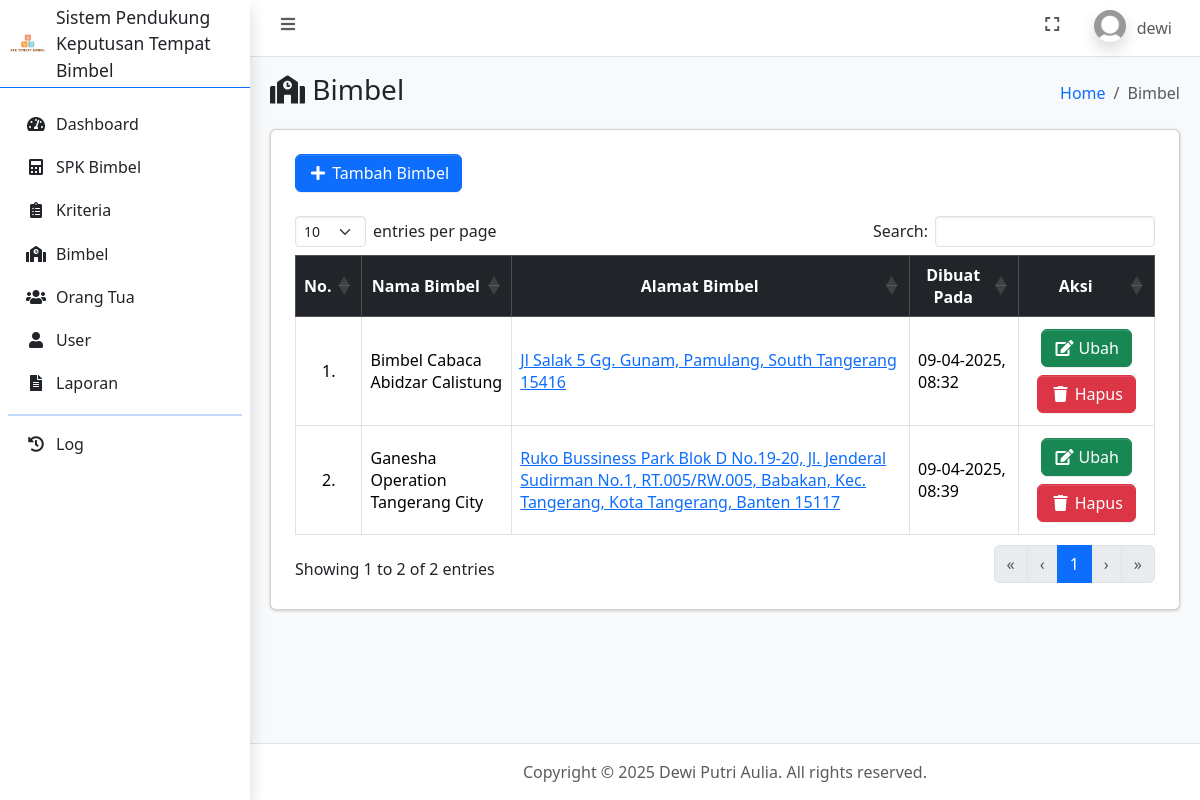
The page /bimbel.php (signed in) on the database as committed earlier.
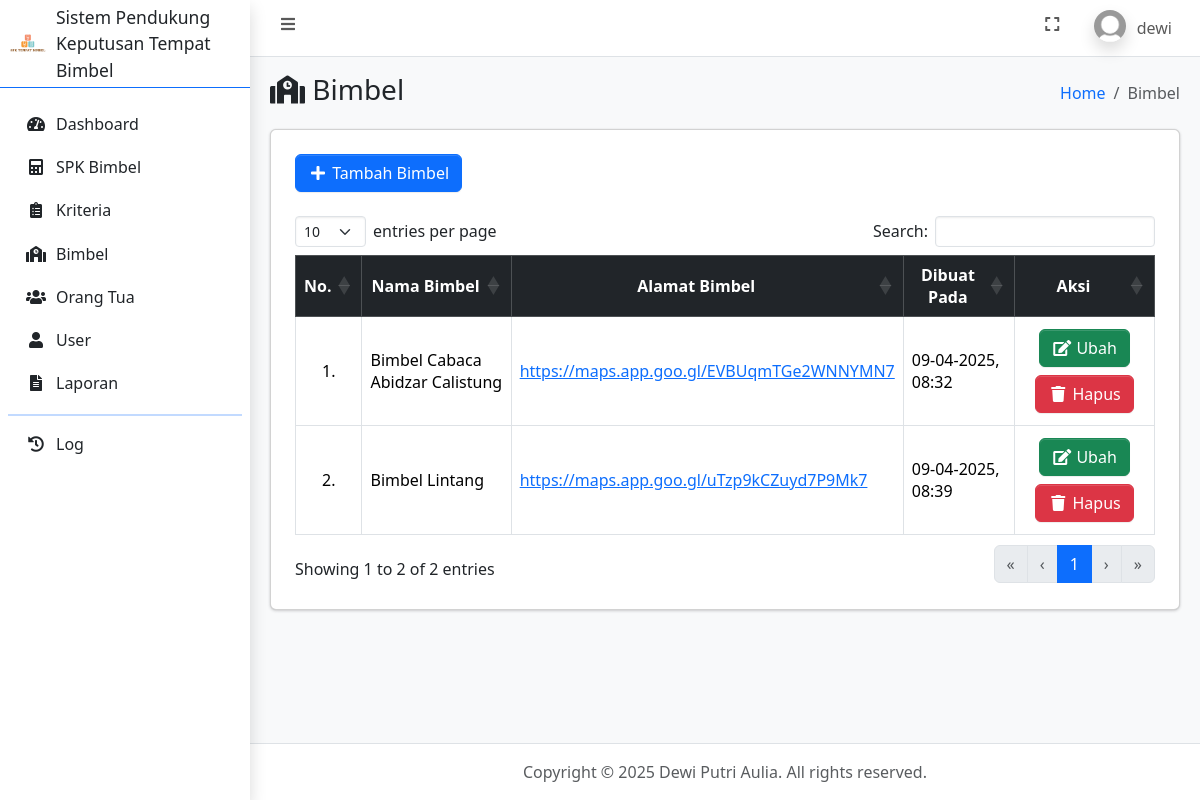
The same page on the database as committed later.
### tables this page shows
CREATE TABLE `bimbel` (
  `id_bimbel` int(11) NOT NULL,
  `nama_bimbel` varchar(100) NOT NULL,
  `alamat_bimbel` text NOT NULL,
  `dibuat_pada` timestamp NOT NULL DEFAULT current_timestamp()
);

### connection.php (called while the page is built, shortened)
<?php
	$host = 'localhost';
	$user = 'root';
	$pass = '';
	$database = 'spk_bimbel_topsis';
	$conn = mysqli_connect($host, $user, $pass, $database);
    if (isset($_SESSION['id_user'])) {
    	$id_user = $_SESSION['id_user'];
		$dataUser = mysqli_fetch_assoc(mysqli_query($conn, "SELECT * FROM user WHERE id_user = $id_user"));
	}
?>

### bimbel.php (the view, shortened to what this page needs)
<?php
    require_once 'connection.php';
    $bimbel = mysqli_query($conn, "SELECT * FROM bimbel ORDER BY nama_bimbel ASC");
?>
<!DOCTYPE html>
<html lang="en">
<head>
    <?php include_once 'include/head.php'; ?>
</head>
<body class="layout-fixed sidebar-expand-lg bg-body-tertiary">
    <div class="app-wrapper">
        <?php include_once 'include/navbar.php'; ?>
        <?php include_once 'include/sidebar.php'; ?>
        <main class="app-main">
            <div class="app-content-header">
                <div class="container-fluid">
                    <div class="row">
                        <div class="col-sm-6">
                            <h3 class="mb-0"><i class="nav-icon fas fa-fw fa-school"></i> Bimbel</h3>
                        </div>
                        <div class="col-sm-6">
                            <ol class="breadcrumb float-sm-end">
                                <li class="breadcrumb-item"><a href="index.php">Home</a></li>
                                <li class="breadcrumb-item active" aria-current="page">
                                    Bimbel
                                </li>
                            </ol>
                        </div>
                    </div>
                </div>
            </div>
            <div class="app-content">
                <div class="container-fluid">
                    <div class="card">
                        <div class="card-body">
                            <div class="table-responsive p-2">
                                <?php if ($dataUser['jabatan'] == 'admin'): ?>
                                    <a href="tambah_bimbel.php" class="mb-3 btn btn-primary"><i class="fas fa-fw fa-plus"></i> Tambah Bimbel</a>
                                <?php endif ?>
                                <table class="table table-bordered" id="table_id">
                                    <thead class="table-dark">
                                        <tr>
                                            <th class="text-center align-middle">No.</th>
                                            <th class="text-center align-middle">Nama Bimbel</th>
                                            <th class="text-center align-middle">Alamat Bimbel</th>
                                            <th class="text-center align-middle">Dibuat Pada</th>
                                            <?php if ($dataUser['jabatan'] == 'admin'): ?>
                                                <th class="text-center align-middle">Aksi</th>
                                            <?php endif ?>
                                        </tr>
                                    </thead>
                                    <tbody>
                                        <?php $i = 1; ?>
                                        <?php foreach ($bimbel as $dj): ?>
                                            <tr>
                                                <td class="text-center align-middle"><?= $i++; ?>.</td>
                                                <td class="align-middle text-start"><?= $dj['nama_bimbel']; ?></td>
                                                <td class="align-middle text-start"><a href="<?= $dj['alamat_bimbel']; ?>" target="_blank"><?= $dj['alamat_bimbel']; ?></a></td>
                                                <td class="align-middle text-start"><?= date("d-m-Y, H:i", strtotime($dj['dibuat_pada'])); ?></td>
                                                <?php if ($dataUser['jabatan'] == 'admin'): ?>
                                                    <td class="text-center align-middle">
                                                        <a href="ubah_bimbel.php?id_bimbel=<?= $dj['id_bimbel']; ?>" class="m-1 btn btn-success"><i class="fas fa-fw fa-edit"></i> Ubah</a>
                                                        <a href="hapus_bimbel.php?id_bimbel=<?= $dj['id_bimbel']; ?>" data-nama="<?= $dj['nama_bimbel']; ?>" class="m-1 btn btn-danger btn-delete"><i class="fas fa-fw fa-trash"></i> Hapus</a>
                                                    </td>
                                                <?php endif ?>
                                            </tr>
                                        <?php endforeach ?>
                                    </tbody>
                                </table>
                            </div>
                        </div>
                    </div>
                </div>
            </div>
        </main>
        <?php include_once 'include/footer.php'; ?>
    </div>
</body>
</html>

Rows that differ between the two databases and show on the page:
changed bimbel "Bimbel Cabaca Abidzar Calistung": alamat_bimbel "Jl Salak 5 Gg. Gunam, Pamulang, South Tangerang 15416" → "https://maps.app.goo.gl/EVBUqmTGe2WNNYMN7"
changed bimbel: nama_bimbel "Ganesha Operation Tangerang City" → "Bimbel Lintang"; alamat_bimbel "Ruko Bussiness Park Blok D No.19-20, Jl. Jenderal Sudirman No.1, RT.005/RW.005, Babakan, Kec. Tangerang, Kota Tangerang, Banten 15117" → "https://maps.app.goo.gl/uTzp9kCZuyd7P9Mk7"
